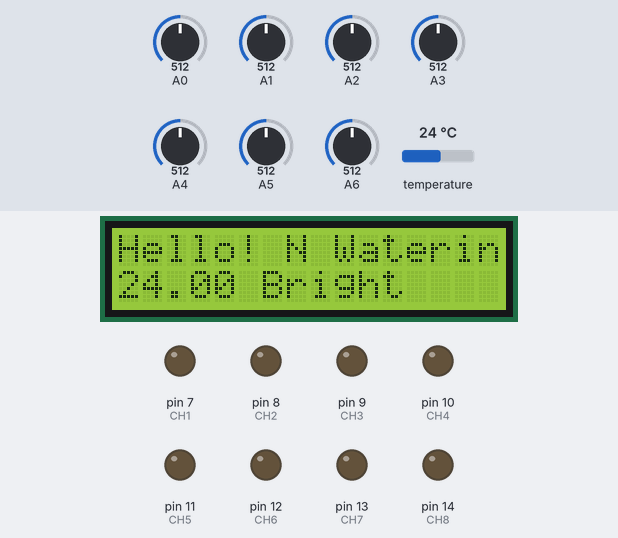
The sketch below on a simulated Arduino Mega 2560, built with avr-gcc and run on an emulated ATmega2560. Shown: 16×2 character LCD, output pins drawn as LEDs (lit = HIGH). The inputs (shaded band) are chosen by the test bench; at power-on: A0 = 512, temperature 24 °C, A1 = 512, A2 = 512, A3 = 512, A4 = 512, A5 = 512, A6 = 512. What the sketch prints to the serial monitor is not drawn.

Above: at 1.9 s.
2.0 s: A0 set to 412
At 4.1 s:
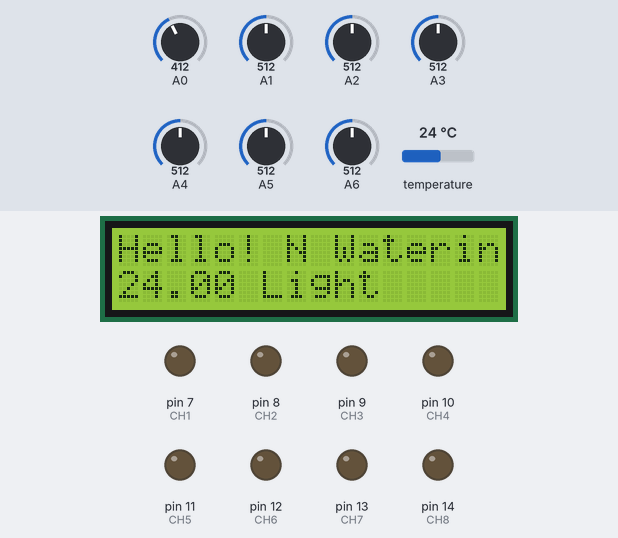
4.4 s: A0 set to 390
At 6.4 s:
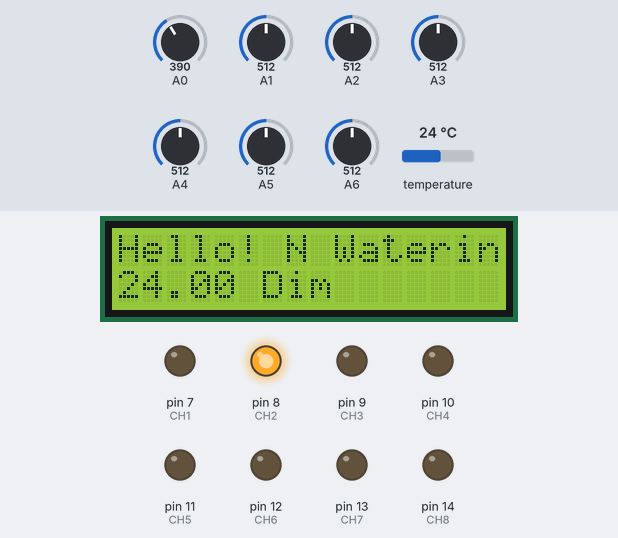
6.8 s: A0 set to 311
8.8 s: A0 set to 292
At 10.6 s:
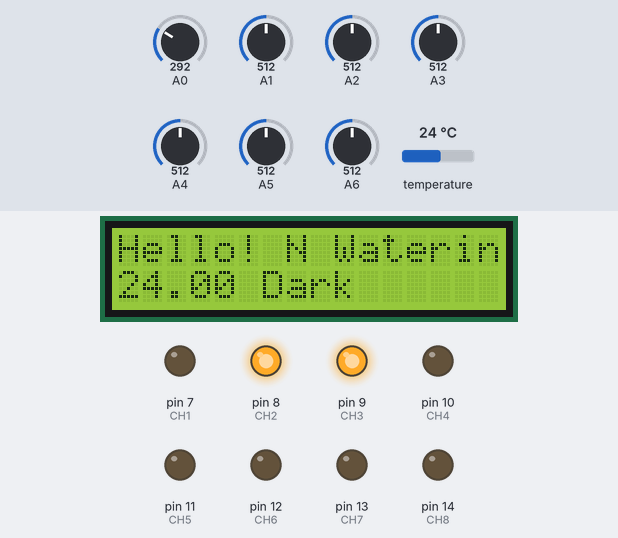
11.5 s: A0 set to 810
At 13.0 s:
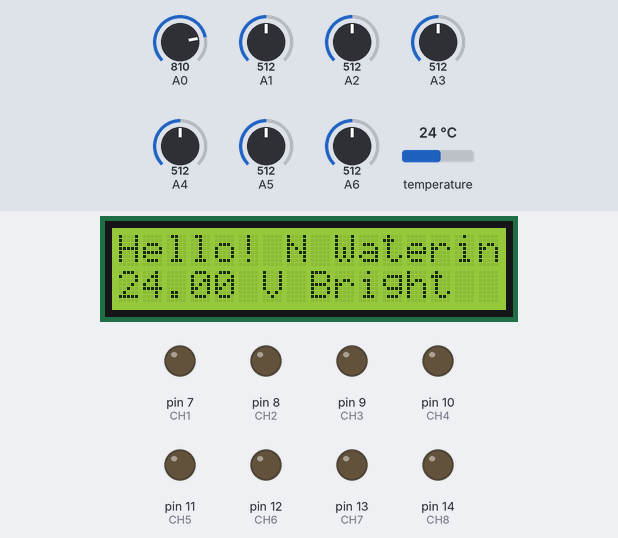
13.9 s: temperature set to 12 °C
At 15.4 s:
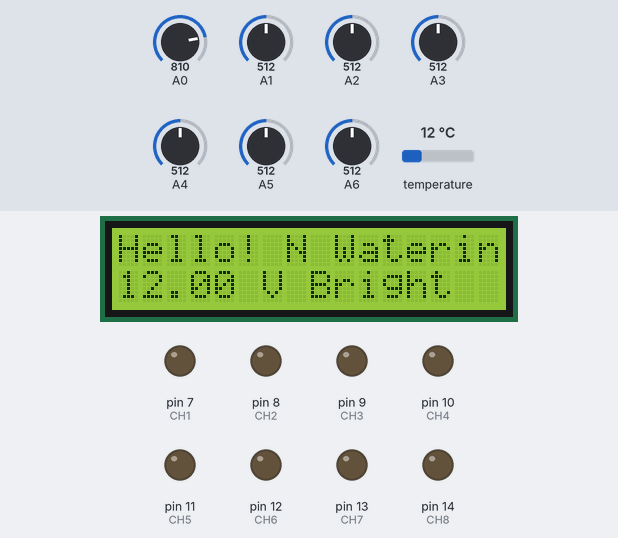
Timing chart, 0 to 16.5 s (numbered marks = the images above; inputs shaded):
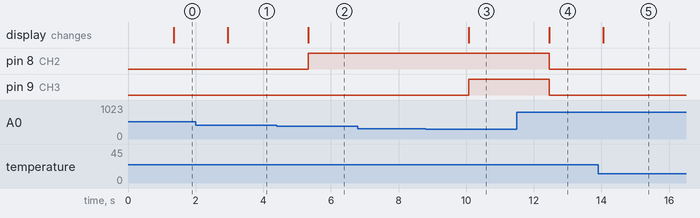

The sketch:

proof-of-concept.ino
```cpp
#include <OneWire.h>
#include <LiquidCrystal.h>

int DS18S20_Pin = 26; //DS18S20 Signal pin on digital 2
//Temperature chip i/o
OneWire ds(DS18S20_Pin); // on digital pin 2
// initialize the library with the numbers of the interface pins
LiquidCrystal lcd(19, 18, 27, 28, 29, 30);

#define CH1 7   // Connect Digital Pin 7 on Arduino to CH1 on Relay Module   water pump
#define CH2 8   // Connect Digital Pin 8 on Arduino to CH2 on Relay Module   white LED1
#define CH3 9   // Connect Digital Pin 9 on Arduino to CH3 on Relay Module   white LED2
#define CH4 10  // Connect Digital Pin 10 on Arduino to CH4 on Relay Module  red LED
#define CH5 11  // Connect Digital Pin 11 on Arduino to CH5 on Relay Module  blue LED
#define CH6 12  // Connect Digital Pin 12 on Arduino to CH6 on Relay Module  Heater
#define CH7 13  // Connect Digital Pin 13 on Arduino to CH7 on Relay Module  Cooler
#define CH8 14  // Connect Digital Pin 14 on Arduino to CH8 on Relay Module  Humidity fan
//#define CH9 15  // Connect Digital Pin 15 on Arduino to CH9 on Relay Module  temperature fan

void setup() {
  // put your setup code here, to run once:
  Serial.begin(9600);

  //Setup all the Arduino Pins
  pinMode(CH1, OUTPUT);  pinMode(CH2, OUTPUT);
  pinMode(CH3, OUTPUT);  pinMode(CH4, OUTPUT);
  pinMode(CH5, OUTPUT);  pinMode(CH6, OUTPUT);
  pinMode(CH7, OUTPUT);  pinMode(CH8, OUTPUT);

  //Turn OFF any power to the Relay channels
  digitalWrite(CH1,LOW);  digitalWrite(CH2,LOW);
  digitalWrite(CH3,LOW);  digitalWrite(CH4,LOW);
  digitalWrite(CH5,LOW);  digitalWrite(CH6,LOW);
  digitalWrite(CH7,LOW);  digitalWrite(CH8,LOW);

  // set up the LCD's number of columns and rows:
  lcd.begin(16, 2);
  // Print a message to the LCD.
  Serial.println("Welcome to Gaia! :)");
  lcd.print("Hello!");

  delay(500); //Wait 2 seconds before starting sequence
}

void loop() {
  // read the input on analog pin 0:
  int LightSen1 = analogRead(A0);  int LightSen2 = analogRead(A1);
  int LightSen3 = analogRead(A2);  int LightSen4 = analogRead(A3);
  int SoilSen1 = analogRead(A4);   int SoilSen2 = analogRead(A5);
  int HumiditySen = analogRead(A6);
  float temperature = getTemp();
  int pw_delay = 5000;

   // set the cursor to column 0, line 1
  // (note: line 1 is the second row, since counting begins with 0):
  lcd.setCursor(0, 1);
  // print the number of seconds since reset:
  Serial.print("Temperature = ");
  Serial.print(temperature);
  lcd.print(temperature);

  WateringSystem(SoilSen1);
  //delay(500);
  LightingSystem(LightSen1);
  //delay(500);
}

//-------------SYSTEM FUNCTIONS-----------
void LightingSystem(int photocellReading) {
//  photocellReading = analogRead(photocellPin);
  Serial.print("\nLight Reading = ");
  Serial.print(photocellReading);     // the raw analog reading

  // We'll have a few threshholds, qualitatively determined
  if (photocellReading < 300) {
    Serial.println(" - Dark");
    lcd.setCursor(6,1);
    lcd.print("Dark     ");
    digitalWrite(CH2,HIGH);
    digitalWrite(CH3,HIGH);

  } else if (photocellReading < 400) {
    Serial.println(" - Dim");
    lcd.setCursor(6,1);
    lcd.print("Dim      ");
    digitalWrite(CH2,HIGH);
    digitalWrite(CH3,LOW);
  } else if (photocellReading < 500) {
    digitalWrite(CH2,LOW);
    digitalWrite(CH3,LOW);
    Serial.println(" - Light");
    lcd.setCursor(6,1);
    lcd.print("Light    ");
  } else if (photocellReading < 800) {
    digitalWrite(CH2,LOW);
    digitalWrite(CH3,LOW);
    Serial.println(" - Bright");
    lcd.setCursor(6,1);
    lcd.print("Bright   ");
  } else {
    Serial.println(" - Very bright");
    lcd.setCursor(6,1);
    lcd.print("V Bright");
    digitalWrite(CH2,LOW);
    digitalWrite(CH3,LOW);
  }

}

void WateringSystem(int sensorValue) {
  Serial.print("\nSoil sensor: ");
  Serial.print(sensorValue);
  if(sensorValue < 200 && sensorValue > 50){
    digitalWrite(CH1, HIGH);
    Serial.print("\tWatering \n");
    lcd.setCursor(7,0);
    lcd.print("Watering  ");
    delay(2000);
    digitalWrite(CH1, LOW);
  }else{
    lcd.setCursor(7,0);
    lcd.print("N Watering");
    if(sensorValue > 800){
      Serial.print("\tSoil is wet, not need to water\n");
    }else if(sensorValue < 50){
      Serial.print("\tSoil sensor is not connect to soil\n");
    }else{
      Serial.print("\tSoil is fine!!!!\n");
    }
}
//delay(5000);
}

float getTemp(){
 //returns the temperature from one DS18S20 in DEG Celsius

 byte data[12];
 byte addr[8];

 if ( !ds.search(addr)) {
   //no more sensors on chain, reset search
   ds.reset_search();
   return -1000;
 }
  if ( OneWire::crc8( addr, 7) != addr[7]) {
   Serial.println("CRC is not valid!");
   return -1000;
 }

 if ( addr[0] != 0x10 && addr[0] != 0x28) {
   Serial.print("Device is not recognized");
   return -1000;
 }

 ds.reset();
 ds.select(addr);
 ds.write(0x44,1); // start conversion, with parasite power on at the end

 delay(750); // Wait for temperature conversion to complete

 byte present = ds.reset();
 ds.select(addr);
 ds.write(0xBE); // Read Scratchpad


 for (int i = 0; i < 9; i++) { // we need 9 bytes
  data[i] = ds.read();
 }

 ds.reset_search();

 byte MSB = data[1];
 byte LSB = data[0];

 float tempRead = ((MSB << 8) | LSB); //using two's compliment
 float TemperatureSum = tempRead / 16;

 return TemperatureSum;

}
```

Measured:
- the behaviour switches between 400 and 399 on A0 (found by bisection; images 1 and 2)
- the behaviour switches between 300 and 299 on A0 (found by bisection; images 2 and 3)
- after the input at 2.0 s, the display: changes after 0.95 s (image 1)
- after the input at 4.4 s, pin 8 (CH2): LOW → HIGH after 0.92 s; the display: changes after 0.92 s (image 2)
- after the input at 6.8 s, every drawn part: stays the same
- after the input at 8.8 s, pin 9 (CH3): LOW → HIGH after 1.3 s; the display: changes after 1.3 s (image 3)
- after the input at 11.5 s, pin 8 (CH2), pin 9 (CH3): HIGH → LOW after 0.96 s; the display: changes after 0.96 s (image 4)
- after the input at 13.9 s, the display: changes after 0.16 s (image 5)
